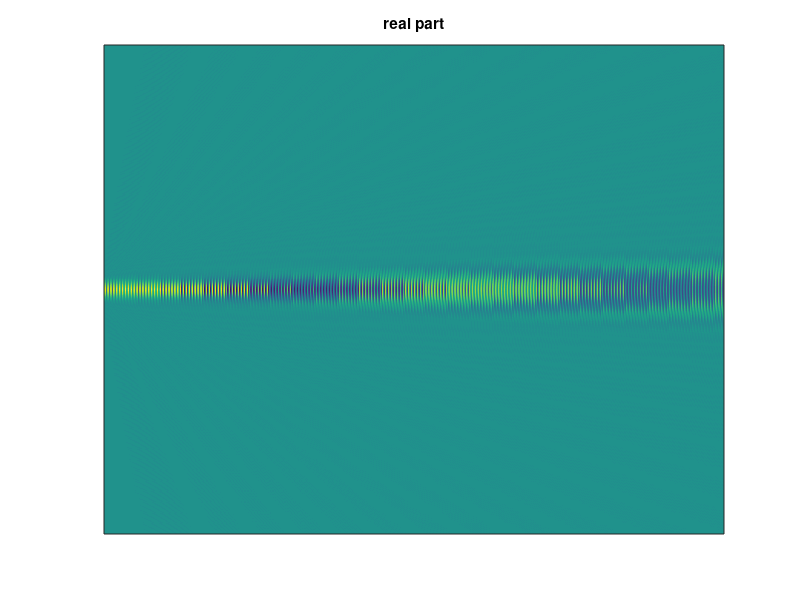
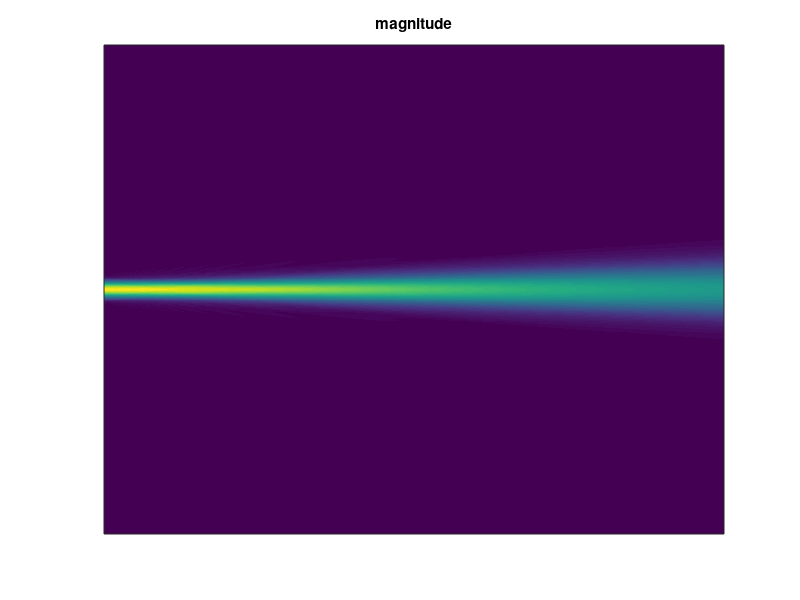

Write MATLAB code to recreate these figures, in order.
%=========================================================================
%                                                                     
%       BIOMEDICAL IMAGING
%       ULTRASOUND 2
%
%=========================================================================

%=========================================================================
%	PHASED ARRAY
%=========================================================================

function [] = PHASED_ARRAY()

    clear all; close all; 
    
    fprintf ( '-----------------------------------------\n' );  
    fprintf ( ' PHASED ARRAY                            \n' );  
    fprintf ( '-----------------------------------------\n' );  
    
    
    % Ultrasound specs
    
    f = 1.5E6;                      % frequency [Hz]
    c = 1480;                       % speed of sound in water [m/s]
    k = 2*pi*f/c;                   % wave number [rad/m]
    lambda = c/f;                   % wavelength [m]
    
    
    % Transducer array
    
    % nt = 1;                         % number of transducers
    nt = 40;
    pitch = 0.5*lambda;             % spacing of transducers
    
    
    % Definition of 2D grid for wave calculation
    
    n = 1024;                       % grid size in each dimension
    x_range = [0,0.4];              % covered range in x [m]
    y_range = [-0.2,0.2];           % covered range in y [m]
    
    x_values = x_range(1)+(x_range(2)-x_range(1))*[0:(n-1)]./(n-1);    % vector of x values on the grid
    y_values = y_range(1)+(y_range(2)-y_range(1))*[0:(n-1)]./(n-1);    % vector of y values on the grid
    
    [x,y] = meshgrid(x_values,y_values);    % the grid, given by 2D arrays x,y   
      
    
    % Loop through transducers and sum up their wave contributions
    
    wave = zeros(n,n);                      % container for pressure wave
    
    for t = 1:nt  
        
        x0 = -0.001;                        % x coordinate of transducer, 1 mm outside the container 
        y0 = pitch*(t-(nt+1)/2);            % y coordinate of transducer
        
        r = sqrt((x-x0).^2+(y-y0).^2);      % distance from transducer, on the grid
               
        phase = 0;                          % phase of transducer input [rad]
        amplitude = 1 * exp(-0.5*((t-20.5)/9.0868167)^2);                      % relative amplitude of transducer input
        disp(amplitude);
        wave = wave + exp(i*(k*r))./sqrt(r) .* amplitude .* exp(i*phase);   % add partial wave to net wave
        
    end
    
    
    figure('position',[100 100 800 500])    
    imagesc(real(wave)), title('real part');  
    set(gca, 'XTick', []);
    set(gca, 'YTick', []);
    
    figure('position',[100 100 800 500])
    imagesc(abs(wave)), title('magnitude')
    set(gca, 'XTick', []);
    set(gca, 'YTick', []);    
    
end
    